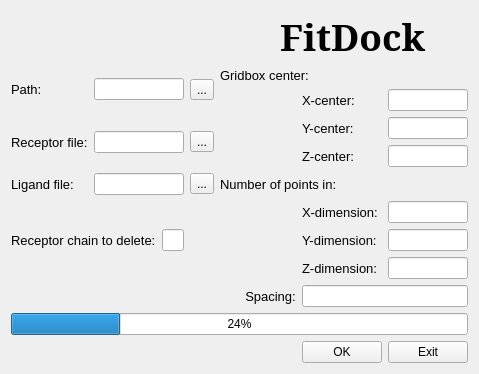
<?xml version="1.0" encoding="UTF-8"?>
<ui version="4.0">
 <class>Second</class>
 <widget class="QWidget" name="Second">
  <property name="geometry">
   <rect>
    <x>0</x>
    <y>0</y>
    <width>476</width>
    <height>257</height>
   </rect>
  </property>
  <property name="windowTitle">
   <string>Form</string>
  </property>
  <layout class="QGridLayout" name="gridLayout">
   <item row="7" column="6">
    <widget class="QLineEdit" name="y_dim_value"/>
   </item>
   <item row="1" column="4" colspan="2">
    <widget class="QLabel" name="grid_label">
     <property name="font">
      <font>
       <pointsize>10</pointsize>
      </font>
     </property>
     <property name="text">
      <string>Gridbox center:</string>
     </property>
    </widget>
   </item>
   <item row="2" column="6">
    <widget class="QLineEdit" name="x_value"/>
   </item>
   <item row="8" column="5">
    <widget class="QLabel" name="z_dim_name">
     <property name="font">
      <font>
       <pointsize>10</pointsize>
      </font>
     </property>
     <property name="text">
      <string>Z-dimension:</string>
     </property>
    </widget>
   </item>
   <item row="11" column="5">
    <widget class="QPushButton" name="OK_button">
     <property name="text">
      <string>OK</string>
     </property>
    </widget>
   </item>
   <item row="8" column="6">
    <widget class="QLineEdit" name="z_dim_value"/>
   </item>
   <item row="1" column="0" rowspan="2">
    <widget class="QLabel" name="path_name">
     <property name="font">
      <font>
       <pointsize>10</pointsize>
      </font>
     </property>
     <property name="text">
      <string>Path:</string>
     </property>
    </widget>
   </item>
   <item row="4" column="5">
    <widget class="QLabel" name="z_center_name">
     <property name="font">
      <font>
       <pointsize>10</pointsize>
      </font>
     </property>
     <property name="text">
      <string>Z-center:</string>
     </property>
    </widget>
   </item>
   <item row="10" column="0" colspan="7">
    <widget class="QProgressBar" name="progressBar">
     <property name="value">
      <number>24</number>
     </property>
    </widget>
   </item>
   <item row="7" column="2">
    <widget class="QLineEdit" name="rec_chain_value"/>
   </item>
   <item row="2" column="5">
    <widget class="QLabel" name="x_center_name">
     <property name="font">
      <font>
       <pointsize>10</pointsize>
      </font>
     </property>
     <property name="text">
      <string>X-center:</string>
     </property>
    </widget>
   </item>
   <item row="9" column="5" colspan="2">
    <widget class="QLineEdit" name="spacing_value"/>
   </item>
   <item row="3" column="6">
    <widget class="QLineEdit" name="y_value"/>
   </item>
   <item row="3" column="1" rowspan="2" colspan="2">
    <widget class="QLineEdit" name="receptor_value"/>
   </item>
   <item row="3" column="5">
    <widget class="QLabel" name="y_center_name">
     <property name="font">
      <font>
       <pointsize>10</pointsize>
      </font>
     </property>
     <property name="text">
      <string>Y-center:</string>
     </property>
    </widget>
   </item>
   <item row="1" column="1" rowspan="2" colspan="2">
    <widget class="QLineEdit" name="path_value"/>
   </item>
   <item row="7" column="5">
    <widget class="QLabel" name="y_dim_name">
     <property name="font">
      <font>
       <pointsize>10</pointsize>
      </font>
     </property>
     <property name="text">
      <string>Y-dimension:</string>
     </property>
    </widget>
   </item>
   <item row="11" column="6">
    <widget class="QPushButton" name="exit2_button">
     <property name="text">
      <string>Exit</string>
     </property>
    </widget>
   </item>
   <item row="6" column="5">
    <widget class="QLabel" name="x_dim_name">
     <property name="font">
      <font>
       <pointsize>10</pointsize>
      </font>
     </property>
     <property name="text">
      <string>X-dimension:</string>
     </property>
    </widget>
   </item>
   <item row="6" column="6">
    <widget class="QLineEdit" name="x_dim_value"/>
   </item>
   <item row="7" column="0" colspan="2">
    <widget class="QLabel" name="rec_chain_name">
     <property name="font">
      <font>
       <pointsize>10</pointsize>
      </font>
     </property>
     <property name="text">
      <string>Receptor chain to delete:</string>
     </property>
    </widget>
   </item>
   <item row="5" column="3">
    <widget class="QToolButton" name="LigandButton">
     <property name="text">
      <string>...</string>
     </property>
    </widget>
   </item>
   <item row="3" column="0" rowspan="2">
    <widget class="QLabel" name="receptor_name">
     <property name="font">
      <font>
       <pointsize>10</pointsize>
      </font>
     </property>
     <property name="text">
      <string>Receptor file:</string>
     </property>
    </widget>
   </item>
   <item row="5" column="0">
    <widget class="QLabel" name="ligand_name">
     <property name="font">
      <font>
       <pointsize>10</pointsize>
      </font>
     </property>
     <property name="text">
      <string>Ligand file:</string>
     </property>
    </widget>
   </item>
   <item row="5" column="1" colspan="2">
    <widget class="QLineEdit" name="ligand_value"/>
   </item>
   <item row="0" column="0" colspan="7">
    <widget class="QLabel" name="api_name">
     <property name="palette">
      <palette>
       <active>
        <colorrole role="WindowText">
         <brush brushstyle="SolidPattern">
          <color alpha="255">
           <red>0</red>
           <green>0</green>
           <blue>0</blue>
          </color>
         </brush>
        </colorrole>
        <colorrole role="Button">
         <brush brushstyle="SolidPattern">
          <color alpha="255">
           <red>255</red>
           <green>85</green>
           <blue>127</blue>
          </color>
         </brush>
        </colorrole>
        <colorrole role="Light">
         <brush brushstyle="SolidPattern">
          <color alpha="255">
           <red>255</red>
           <green>213</green>
           <blue>223</blue>
          </color>
         </brush>
        </colorrole>
        <colorrole role="Midlight">
         <brush brushstyle="SolidPattern">
          <color alpha="255">
           <red>255</red>
           <green>149</green>
           <blue>175</blue>
          </color>
         </brush>
        </colorrole>
        <colorrole role="Dark">
         <brush brushstyle="SolidPattern">
          <color alpha="255">
           <red>127</red>
           <green>42</green>
           <blue>63</blue>
          </color>
         </brush>
        </colorrole>
        <colorrole role="Mid">
         <brush brushstyle="SolidPattern">
          <color alpha="255">
           <red>170</red>
           <green>56</green>
           <blue>84</blue>
          </color>
         </brush>
        </colorrole>
        <colorrole role="Text">
         <brush brushstyle="SolidPattern">
          <color alpha="255">
           <red>0</red>
           <green>0</green>
           <blue>0</blue>
          </color>
         </brush>
        </colorrole>
        <colorrole role="BrightText">
         <brush brushstyle="SolidPattern">
          <color alpha="255">
           <red>255</red>
           <green>255</green>
           <blue>255</blue>
          </color>
         </brush>
        </colorrole>
        <colorrole role="ButtonText">
         <brush brushstyle="SolidPattern">
          <color alpha="255">
           <red>0</red>
           <green>0</green>
           <blue>0</blue>
          </color>
         </brush>
        </colorrole>
        <colorrole role="Base">
         <brush brushstyle="SolidPattern">
          <color alpha="255">
           <red>255</red>
           <green>255</green>
           <blue>255</blue>
          </color>
         </brush>
        </colorrole>
        <colorrole role="Window">
         <brush brushstyle="SolidPattern">
          <color alpha="255">
           <red>255</red>
           <green>85</green>
           <blue>127</blue>
          </color>
         </brush>
        </colorrole>
        <colorrole role="Shadow">
         <brush brushstyle="SolidPattern">
          <color alpha="255">
           <red>0</red>
           <green>0</green>
           <blue>0</blue>
          </color>
         </brush>
        </colorrole>
        <colorrole role="AlternateBase">
         <brush brushstyle="SolidPattern">
          <color alpha="255">
           <red>255</red>
           <green>170</green>
           <blue>191</blue>
          </color>
         </brush>
        </colorrole>
        <colorrole role="ToolTipBase">
         <brush brushstyle="SolidPattern">
          <color alpha="255">
           <red>255</red>
           <green>255</green>
           <blue>220</blue>
          </color>
         </brush>
        </colorrole>
        <colorrole role="ToolTipText">
         <brush brushstyle="SolidPattern">
          <color alpha="255">
           <red>0</red>
           <green>0</green>
           <blue>0</blue>
          </color>
         </brush>
        </colorrole>
        <colorrole role="PlaceholderText">
         <brush brushstyle="NoBrush">
          <color alpha="128">
           <red>0</red>
           <green>0</green>
           <blue>0</blue>
          </color>
         </brush>
        </colorrole>
       </active>
       <inactive>
        <colorrole role="WindowText">
         <brush brushstyle="SolidPattern">
          <color alpha="255">
           <red>0</red>
           <green>0</green>
           <blue>0</blue>
          </color>
         </brush>
        </colorrole>
        <colorrole role="Button">
         <brush brushstyle="SolidPattern">
          <color alpha="255">
           <red>255</red>
           <green>85</green>
           <blue>127</blue>
          </color>
         </brush>
        </colorrole>
        <colorrole role="Light">
         <brush brushstyle="SolidPattern">
          <color alpha="255">
           <red>255</red>
           <green>213</green>
           <blue>223</blue>
          </color>
         </brush>
        </colorrole>
        <colorrole role="Midlight">
         <brush brushstyle="SolidPattern">
          <color alpha="255">
           <red>255</red>
           <green>149</green>
           <blue>175</blue>
          </color>
         </brush>
        </colorrole>
        <colorrole role="Dark">
         <brush brushstyle="SolidPattern">
          <color alpha="255">
           <red>127</red>
           <green>42</green>
           <blue>63</blue>
          </color>
         </brush>
        </colorrole>
        <colorrole role="Mid">
         <brush brushstyle="SolidPattern">
          <color alpha="255">
           <red>170</red>
           <green>56</green>
           <blue>84</blue>
          </color>
         </brush>
        </colorrole>
        <colorrole role="Text">
         <brush brushstyle="SolidPattern">
          <color alpha="255">
           <red>0</red>
           <green>0</green>
           <blue>0</blue>
          </color>
         </brush>
        </colorrole>
        <colorrole role="BrightText">
         <brush brushstyle="SolidPattern">
          <color alpha="255">
           <red>255</red>
           <green>255</green>
           <blue>255</blue>
          </color>
         </brush>
        </colorrole>
        <colorrole role="ButtonText">
         <brush brushstyle="SolidPattern">
          <color alpha="255">
           <red>0</red>
           <green>0</green>
           <blue>0</blue>
          </color>
         </brush>
        </colorrole>
        <colorrole role="Base">
         <brush brushstyle="SolidPattern">
          <color alpha="255">
           <red>255</red>
           <green>255</green>
           <blue>255</blue>
          </color>
         </brush>
        </colorrole>
        <colorrole role="Window">
         <brush brushstyle="SolidPattern">
          <color alpha="255">
           <red>255</red>
           <green>85</green>
           <blue>127</blue>
          </color>
         </brush>
        </colorrole>
        <colorrole role="Shadow">
         <brush brushstyle="SolidPattern">
          <color alpha="255">
           <red>0</red>
           <green>0</green>
           <blue>0</blue>
          </color>
         </brush>
        </colorrole>
        <colorrole role="AlternateBase">
         <brush brushstyle="SolidPattern">
          <color alpha="255">
           <red>255</red>
           <green>170</green>
           <blue>191</blue>
          </color>
         </brush>
        </colorrole>
        <colorrole role="ToolTipBase">
         <brush brushstyle="SolidPattern">
          <color alpha="255">
           <red>255</red>
           <green>255</green>
           <blue>220</blue>
          </color>
         </brush>
        </colorrole>
        <colorrole role="ToolTipText">
         <brush brushstyle="SolidPattern">
          <color alpha="255">
           <red>0</red>
           <green>0</green>
           <blue>0</blue>
          </color>
         </brush>
        </colorrole>
        <colorrole role="PlaceholderText">
         <brush brushstyle="NoBrush">
          <color alpha="128">
           <red>0</red>
           <green>0</green>
           <blue>0</blue>
          </color>
         </brush>
        </colorrole>
       </inactive>
       <disabled>
        <colorrole role="WindowText">
         <brush brushstyle="SolidPattern">
          <color alpha="255">
           <red>127</red>
           <green>42</green>
           <blue>63</blue>
          </color>
         </brush>
        </colorrole>
        <colorrole role="Button">
         <brush brushstyle="SolidPattern">
          <color alpha="255">
           <red>255</red>
           <green>85</green>
           <blue>127</blue>
          </color>
         </brush>
        </colorrole>
        <colorrole role="Light">
         <brush brushstyle="SolidPattern">
          <color alpha="255">
           <red>255</red>
           <green>213</green>
           <blue>223</blue>
          </color>
         </brush>
        </colorrole>
        <colorrole role="Midlight">
         <brush brushstyle="SolidPattern">
          <color alpha="255">
           <red>255</red>
           <green>149</green>
           <blue>175</blue>
          </color>
         </brush>
        </colorrole>
        <colorrole role="Dark">
         <brush brushstyle="SolidPattern">
          <color alpha="255">
           <red>127</red>
           <green>42</green>
           <blue>63</blue>
          </color>
         </brush>
        </colorrole>
        <colorrole role="Mid">
         <brush brushstyle="SolidPattern">
          <color alpha="255">
           <red>170</red>
           <green>56</green>
           <blue>84</blue>
          </color>
         </brush>
        </colorrole>
        <colorrole role="Text">
         <brush brushstyle="SolidPattern">
          <color alpha="255">
           <red>127</red>
           <green>42</green>
           <blue>63</blue>
          </color>
         </brush>
        </colorrole>
        <colorrole role="BrightText">
         <brush brushstyle="SolidPattern">
          <color alpha="255">
           <red>255</red>
           <green>255</green>
           <blue>255</blue>
          </color>
         </brush>
        </colorrole>
        <colorrole role="ButtonText">
         <brush brushstyle="SolidPattern">
          <color alpha="255">
           <red>127</red>
           <green>42</green>
           <blue>63</blue>
          </color>
         </brush>
        </colorrole>
        <colorrole role="Base">
         <brush brushstyle="SolidPattern">
          <color alpha="255">
           <red>255</red>
           <green>85</green>
           <blue>127</blue>
          </color>
         </brush>
        </colorrole>
        <colorrole role="Window">
         <brush brushstyle="SolidPattern">
          <color alpha="255">
           <red>255</red>
           <green>85</green>
           <blue>127</blue>
          </color>
         </brush>
        </colorrole>
        <colorrole role="Shadow">
         <brush brushstyle="SolidPattern">
          <color alpha="255">
           <red>0</red>
           <green>0</green>
           <blue>0</blue>
          </color>
         </brush>
        </colorrole>
        <colorrole role="AlternateBase">
         <brush brushstyle="SolidPattern">
          <color alpha="255">
           <red>255</red>
           <green>85</green>
           <blue>127</blue>
          </color>
         </brush>
        </colorrole>
        <colorrole role="ToolTipBase">
         <brush brushstyle="SolidPattern">
          <color alpha="255">
           <red>255</red>
           <green>255</green>
           <blue>220</blue>
          </color>
         </brush>
        </colorrole>
        <colorrole role="ToolTipText">
         <brush brushstyle="SolidPattern">
          <color alpha="255">
           <red>0</red>
           <green>0</green>
           <blue>0</blue>
          </color>
         </brush>
        </colorrole>
        <colorrole role="PlaceholderText">
         <brush brushstyle="NoBrush">
          <color alpha="128">
           <red>0</red>
           <green>0</green>
           <blue>0</blue>
          </color>
         </brush>
        </colorrole>
       </disabled>
      </palette>
     </property>
     <property name="font">
      <font>
       <family>Garamond</family>
       <pointsize>28</pointsize>
       <weight>75</weight>
       <bold>true</bold>
      </font>
     </property>
     <property name="frameShape">
      <enum>QFrame::NoFrame</enum>
     </property>
     <property name="text">
      <string>                            FitDock</string>
     </property>
    </widget>
   </item>
   <item row="4" column="6">
    <widget class="QLineEdit" name="z_value"/>
   </item>
   <item row="9" column="4">
    <widget class="QLabel" name="spacing_label">
     <property name="font">
      <font>
       <pointsize>10</pointsize>
      </font>
     </property>
     <property name="text">
      <string>       Spacing:</string>
     </property>
    </widget>
   </item>
   <item row="5" column="4" colspan="2">
    <widget class="QLabel" name="dim_label">
     <property name="font">
      <font>
       <pointsize>10</pointsize>
      </font>
     </property>
     <property name="text">
      <string>Number of points in:</string>
     </property>
    </widget>
   </item>
   <item row="3" column="3" rowspan="2">
    <widget class="QToolButton" name="ReceptorButton">
     <property name="text">
      <string>...</string>
     </property>
    </widget>
   </item>
   <item row="1" column="3" rowspan="2">
    <widget class="QToolButton" name="PathButton">
     <property name="text">
      <string>...</string>
     </property>
    </widget>
   </item>
   <item row="8" column="0">
    <widget class="QLabel" name="label">
     <property name="text">
      <string>            &lt;optional&gt;</string>
     </property>
    </widget>
   </item>
  </layout>
 </widget>
 <resources/>
 <connections/>
</ui>
